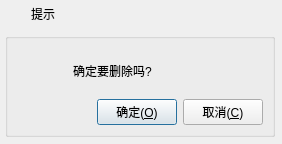
<?xml version="1.0" encoding="UTF-8"?>
<ui version="4.0">
 <class>JNMessageBox</class>
 <widget class="QDialog" name="JNMessageBox">
  <property name="geometry">
   <rect>
    <x>0</x>
    <y>0</y>
    <width>282</width>
    <height>144</height>
   </rect>
  </property>
  <property name="windowTitle">
   <string>Dialog</string>
  </property>
  <widget class="QWidget" name="widget_main" native="true">
   <property name="geometry">
    <rect>
     <x>0</x>
     <y>28</y>
     <width>280</width>
     <height>114</height>
    </rect>
   </property>
   <property name="styleSheet">
    <string notr="true"/>
   </property>
   <layout class="QVBoxLayout" name="verticalLayout_2">
    <property name="spacing">
     <number>5</number>
    </property>
    <property name="leftMargin">
     <number>5</number>
    </property>
    <property name="topMargin">
     <number>5</number>
    </property>
    <property name="rightMargin">
     <number>5</number>
    </property>
    <property name="bottomMargin">
     <number>5</number>
    </property>
    <item>
     <widget class="QGroupBox" name="groupBox">
      <property name="title">
       <string/>
      </property>
      <layout class="QVBoxLayout" name="verticalLayout_3">
       <item>
        <layout class="QHBoxLayout" name="horizontalLayout_4">
         <item>
          <widget class="QLabel" name="labIcoMain">
           <property name="minimumSize">
            <size>
             <width>40</width>
             <height>40</height>
            </size>
           </property>
           <property name="maximumSize">
            <size>
             <width>40</width>
             <height>40</height>
            </size>
           </property>
           <property name="styleSheet">
            <string notr="true">border-image: url(:/image/info.png);</string>
           </property>
           <property name="text">
            <string/>
           </property>
          </widget>
         </item>
         <item>
          <spacer name="horizontalSpacer_2">
           <property name="orientation">
            <enum>Qt::Horizontal</enum>
           </property>
           <property name="sizeType">
            <enum>QSizePolicy::Minimum</enum>
           </property>
           <property name="sizeHint" stdset="0">
            <size>
             <width>10</width>
             <height>20</height>
            </size>
           </property>
          </spacer>
         </item>
         <item>
          <widget class="QLabel" name="labInfo">
           <property name="sizePolicy">
            <sizepolicy hsizetype="Expanding" vsizetype="Preferred">
             <horstretch>0</horstretch>
             <verstretch>0</verstretch>
            </sizepolicy>
           </property>
           <property name="text">
            <string>确定要删除吗?</string>
           </property>
           <property name="scaledContents">
            <bool>false</bool>
           </property>
           <property name="wordWrap">
            <bool>true</bool>
           </property>
          </widget>
         </item>
        </layout>
       </item>
       <item>
        <layout class="QHBoxLayout" name="horizontalLayout_3">
         <item>
          <spacer name="horizontalSpacer">
           <property name="orientation">
            <enum>Qt::Horizontal</enum>
           </property>
           <property name="sizeHint" stdset="0">
            <size>
             <width>40</width>
             <height>20</height>
            </size>
           </property>
          </spacer>
         </item>
         <item>
          <widget class="QPushButton" name="btnOk">
           <property name="cursor">
            <cursorShape>PointingHandCursor</cursorShape>
           </property>
           <property name="focusPolicy">
            <enum>Qt::StrongFocus</enum>
           </property>
           <property name="styleSheet">
            <string notr="true"/>
           </property>
           <property name="text">
            <string>确定(&amp;O)</string>
           </property>
           <property name="icon">
            <iconset resource="../res/res.qrc">
             <normaloff>:/image/util/image/btn_ok.png</normaloff>:/image/util/image/btn_ok.png</iconset>
           </property>
           <property name="iconSize">
            <size>
             <width>20</width>
             <height>20</height>
            </size>
           </property>
          </widget>
         </item>
         <item>
          <widget class="QPushButton" name="btnCancel">
           <property name="cursor">
            <cursorShape>PointingHandCursor</cursorShape>
           </property>
           <property name="focusPolicy">
            <enum>Qt::StrongFocus</enum>
           </property>
           <property name="styleSheet">
            <string notr="true"/>
           </property>
           <property name="text">
            <string>取消(&amp;C)</string>
           </property>
           <property name="icon">
            <iconset resource="../res/res.qrc">
             <normaloff>:/image/util/image/btn_close.png</normaloff>:/image/util/image/btn_close.png</iconset>
           </property>
           <property name="iconSize">
            <size>
             <width>20</width>
             <height>20</height>
            </size>
           </property>
          </widget>
         </item>
        </layout>
       </item>
      </layout>
     </widget>
    </item>
   </layout>
  </widget>
  <widget class="QWidget" name="widget_title" native="true">
   <property name="geometry">
    <rect>
     <x>0</x>
     <y>0</y>
     <width>280</width>
     <height>28</height>
    </rect>
   </property>
   <property name="sizePolicy">
    <sizepolicy hsizetype="Preferred" vsizetype="Fixed">
     <horstretch>0</horstretch>
     <verstretch>0</verstretch>
    </sizepolicy>
   </property>
   <property name="minimumSize">
    <size>
     <width>100</width>
     <height>28</height>
    </size>
   </property>
   <layout class="QHBoxLayout" name="horizontalLayout_2">
    <property name="spacing">
     <number>0</number>
    </property>
    <property name="leftMargin">
     <number>0</number>
    </property>
    <property name="topMargin">
     <number>0</number>
    </property>
    <property name="rightMargin">
     <number>0</number>
    </property>
    <property name="bottomMargin">
     <number>0</number>
    </property>
    <item>
     <widget class="QLabel" name="lab_Ico">
      <property name="sizePolicy">
       <sizepolicy hsizetype="Minimum" vsizetype="Preferred">
        <horstretch>0</horstretch>
        <verstretch>0</verstretch>
       </sizepolicy>
      </property>
      <property name="minimumSize">
       <size>
        <width>31</width>
        <height>0</height>
       </size>
      </property>
      <property name="text">
       <string/>
      </property>
      <property name="alignment">
       <set>Qt::AlignCenter</set>
      </property>
     </widget>
    </item>
    <item>
     <widget class="QLabel" name="lab_Title">
      <property name="sizePolicy">
       <sizepolicy hsizetype="Expanding" vsizetype="Preferred">
        <horstretch>0</horstretch>
        <verstretch>0</verstretch>
       </sizepolicy>
      </property>
      <property name="styleSheet">
       <string notr="true"/>
      </property>
      <property name="text">
       <string>提示</string>
      </property>
      <property name="alignment">
       <set>Qt::AlignLeading|Qt::AlignLeft|Qt::AlignVCenter</set>
      </property>
     </widget>
    </item>
    <item>
     <widget class="QWidget" name="widget_menu" native="true">
      <property name="sizePolicy">
       <sizepolicy hsizetype="Minimum" vsizetype="Preferred">
        <horstretch>0</horstretch>
        <verstretch>0</verstretch>
       </sizepolicy>
      </property>
      <layout class="QHBoxLayout" name="horizontalLayout">
       <property name="spacing">
        <number>0</number>
       </property>
       <property name="leftMargin">
        <number>0</number>
       </property>
       <property name="topMargin">
        <number>0</number>
       </property>
       <property name="rightMargin">
        <number>0</number>
       </property>
       <property name="bottomMargin">
        <number>0</number>
       </property>
       <item>
        <widget class="QPushButton" name="btnMenu_Close">
         <property name="sizePolicy">
          <sizepolicy hsizetype="Minimum" vsizetype="Expanding">
           <horstretch>0</horstretch>
           <verstretch>0</verstretch>
          </sizepolicy>
         </property>
         <property name="minimumSize">
          <size>
           <width>40</width>
           <height>0</height>
          </size>
         </property>
         <property name="cursor">
          <cursorShape>ArrowCursor</cursorShape>
         </property>
         <property name="focusPolicy">
          <enum>Qt::NoFocus</enum>
         </property>
         <property name="toolTip">
          <string>关闭</string>
         </property>
         <property name="text">
          <string/>
         </property>
         <property name="flat">
          <bool>true</bool>
         </property>
        </widget>
       </item>
      </layout>
     </widget>
    </item>
   </layout>
  </widget>
 </widget>
 <resources>
  <include location="../res/res.qrc"/>
 </resources>
 <connections/>
</ui>
